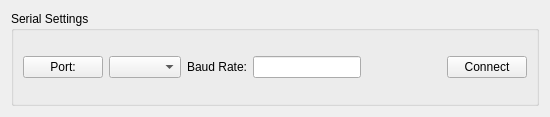
<?xml version="1.0" encoding="UTF-8"?>
<ui version="4.0">
 <class>Form</class>
 <widget class="QWidget" name="Form">
  <property name="geometry">
   <rect>
    <x>0</x>
    <y>0</y>
    <width>550</width>
    <height>117</height>
   </rect>
  </property>
  <property name="windowTitle">
   <string>Form</string>
  </property>
  <layout class="QVBoxLayout" name="verticalLayout">
   <item>
    <layout class="QGridLayout" name="gridLayout"/>
   </item>
   <item>
    <widget class="QGroupBox" name="groupBox">
     <property name="title">
      <string>Serial Settings</string>
     </property>
     <layout class="QHBoxLayout" name="horizontalLayout">
      <item>
       <widget class="QPushButton" name="portButton">
        <property name="text">
         <string>Port:</string>
        </property>
       </widget>
      </item>
      <item>
       <widget class="QComboBox" name="comboBox"/>
      </item>
      <item>
       <widget class="QLabel" name="label">
        <property name="text">
         <string>Baud Rate:</string>
        </property>
       </widget>
      </item>
      <item>
       <widget class="QLineEdit" name="lineEdit"/>
      </item>
      <item>
       <spacer name="horizontalSpacer">
        <property name="orientation">
         <enum>Qt::Horizontal</enum>
        </property>
        <property name="sizeHint" stdset="0">
         <size>
          <width>40</width>
          <height>20</height>
         </size>
        </property>
       </spacer>
      </item>
      <item>
       <widget class="QPushButton" name="connectButton">
        <property name="text">
         <string>Connect</string>
        </property>
       </widget>
      </item>
     </layout>
    </widget>
   </item>
  </layout>
 </widget>
 <resources/>
 <connections/>
</ui>
